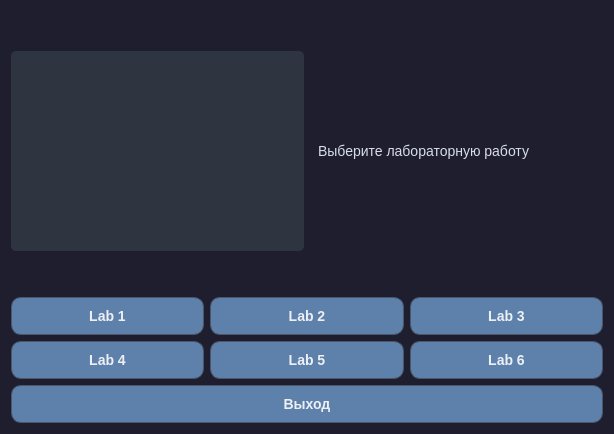
<?xml version="1.0" encoding="UTF-8"?>
<ui version="4.0">
 <class>mainwindow</class>
 <widget class="QWidget" name="mainwindow">
  <property name="geometry">
   <rect>
    <x>0</x>
    <y>0</y>
    <width>614</width>
    <height>434</height>
   </rect>
  </property>
  <property name="windowTitle">
   <string>Laboratory Works</string>
  </property>
  <property name="styleSheet">
   <string notr="true">
                QWidget {
                background-color: #1E1E2E;
                font-family: Segoe UI;
                }
                QPushButton {
                background-color: #5E81AC;
                color: #ECEFF4;
                border-radius: 10px;
                padding: 10px;
                font-size: 14px;
                font-weight: bold;
                border: 1px solid #4C566A;
                }
                QPushButton:hover {
                background-color: #81A1C1;
                }
                QPushButton:pressed {
                background-color: #4C566A;
                }
                QLabel {
                font-size: 16px;
                color: #D8DEE9;
                }
                QLabel#purpleLabel {
                background-color: #2E3440;
                padding: 5px;
                border-radius: 5px;
                }
                QLabel#descriptionLabel {
                background-color: #1E1E2E;
                padding: 5px;
                border-radius: 5px;
                font-size: 14px;
                text-align: left;
                min-width: 100px;
                }
            </string>
  </property>
  <layout class="QVBoxLayout" name="verticalLayout">
   <item>
    <layout class="QHBoxLayout" name="imageDescriptionLayout">
     <item>
      <widget class="QLabel" name="purpleLabel">
       <property name="minimumSize">
        <size>
         <width>0</width>
         <height>200</height>
        </size>
       </property>
       <property name="maximumSize">
        <size>
         <width>300</width>
         <height>200</height>
        </size>
       </property>
       <property name="text">
        <string/>
       </property>
       <property name="scaledContents">
        <bool>true</bool>
       </property>
       <property name="alignment">
        <set>Qt::AlignmentFlag::AlignCenter</set>
       </property>
      </widget>
     </item>
     <item>
      <widget class="QLabel" name="descriptionLabel">
       <property name="sizePolicy">
        <sizepolicy hsizetype="Preferred" vsizetype="Preferred">
         <horstretch>0</horstretch>
         <verstretch>0</verstretch>
        </sizepolicy>
       </property>
       <property name="text">
        <string>Выберите лабораторную работу</string>
       </property>
       <property name="alignment">
        <set>Qt::AlignmentFlag::AlignLeading|Qt::AlignmentFlag::AlignLeft|Qt::AlignmentFlag::AlignVCenter</set>
       </property>
       <property name="wordWrap">
        <bool>true</bool>
       </property>
      </widget>
     </item>
    </layout>
   </item>
   <item>
    <layout class="QGridLayout" name="gridLayout">
     <item row="0" column="0">
      <widget class="QPushButton" name="lab1Button">
       <property name="text">
        <string>Lab 1</string>
       </property>
      </widget>
     </item>
     <item row="0" column="1">
      <widget class="QPushButton" name="lab2Button">
       <property name="text">
        <string>Lab 2</string>
       </property>
      </widget>
     </item>
     <item row="0" column="2">
      <widget class="QPushButton" name="lab3Button">
       <property name="text">
        <string>Lab 3</string>
       </property>
      </widget>
     </item>
     <item row="1" column="0">
      <widget class="QPushButton" name="lab4Button">
       <property name="text">
        <string>Lab 4</string>
       </property>
      </widget>
     </item>
     <item row="1" column="1">
      <widget class="QPushButton" name="lab5Button">
       <property name="text">
        <string>Lab 5</string>
       </property>
      </widget>
     </item>
     <item row="1" column="2">
      <widget class="QPushButton" name="lab6Button">
       <property name="text">
        <string>Lab 6</string>
       </property>
      </widget>
     </item>
    </layout>
   </item>
   <item>
    <widget class="QPushButton" name="exitButton">
     <property name="text">
      <string>Выход</string>
     </property>
    </widget>
   </item>
  </layout>
 </widget>
 <resources>
  <include location="resources.qrc"/>
 </resources>
 <connections/>
</ui>
